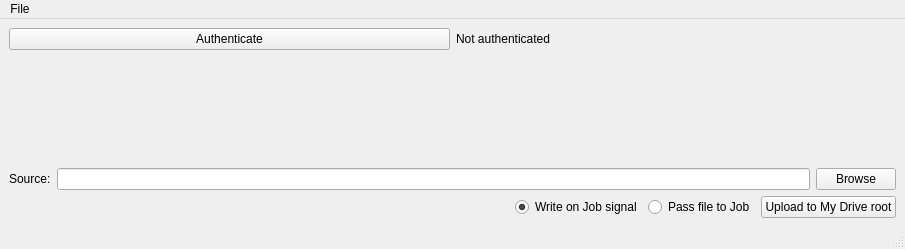
<?xml version="1.0" encoding="UTF-8"?>
<ui version="4.0">
 <class>MainWindow</class>
 <widget class="QMainWindow" name="MainWindow">
  <property name="geometry">
   <rect>
    <x>0</x>
    <y>0</y>
    <width>905</width>
    <height>249</height>
   </rect>
  </property>
  <property name="windowTitle">
   <string>MainWindow</string>
  </property>
  <widget class="QWidget" name="centralwidget">
   <layout class="QVBoxLayout" name="verticalLayout">
    <item>
     <layout class="QHBoxLayout" name="authLayout">
      <item>
       <widget class="QPushButton" name="authButton">
        <property name="text">
         <string>Authenticate</string>
        </property>
       </widget>
      </item>
      <item>
       <widget class="QLabel" name="authStatusLabel">
        <property name="text">
         <string>Not authenticated</string>
        </property>
       </widget>
      </item>
     </layout>
    </item>
    <item>
     <spacer name="verticalSpacer_2">
      <property name="orientation">
       <enum>Qt::Vertical</enum>
      </property>
      <property name="sizeHint" stdset="0">
       <size>
        <width>20</width>
        <height>40</height>
       </size>
      </property>
     </spacer>
    </item>
    <item>
     <layout class="QFormLayout" name="formLayout">
      <item row="0" column="0">
       <widget class="QLabel" name="sourceLabel">
        <property name="text">
         <string>Source:</string>
        </property>
       </widget>
      </item>
      <item row="0" column="1">
       <layout class="QHBoxLayout" name="horizontalLayout">
        <item>
         <widget class="QLineEdit" name="sourceLineEdit"/>
        </item>
        <item>
         <widget class="QPushButton" name="browseButton">
          <property name="text">
           <string>Browse</string>
          </property>
         </widget>
        </item>
       </layout>
      </item>
     </layout>
    </item>
    <item>
     <layout class="QHBoxLayout" name="horizontalLayout_2">
      <item>
       <spacer name="horizontalSpacer">
        <property name="orientation">
         <enum>Qt::Horizontal</enum>
        </property>
        <property name="sizeHint" stdset="0">
         <size>
          <width>40</width>
          <height>20</height>
         </size>
        </property>
       </spacer>
      </item>
      <item>
       <widget class="QRadioButton" name="writeOnSignalRadioButton">
        <property name="text">
         <string>Write on Job signal</string>
        </property>
        <property name="checked">
         <bool>true</bool>
        </property>
       </widget>
      </item>
      <item>
       <widget class="QRadioButton" name="passFileToJobRadioButton">
        <property name="text">
         <string>Pass file to Job</string>
        </property>
       </widget>
      </item>
      <item>
       <widget class="QPushButton" name="uploadButton">
        <property name="text">
         <string>Upload to My Drive root</string>
        </property>
       </widget>
      </item>
     </layout>
    </item>
   </layout>
  </widget>
  <widget class="QMenuBar" name="menubar">
   <property name="geometry">
    <rect>
     <x>0</x>
     <y>0</y>
     <width>905</width>
     <height>30</height>
    </rect>
   </property>
   <widget class="QMenu" name="menuFile">
    <property name="title">
     <string>File</string>
    </property>
    <addaction name="actionQuit"/>
   </widget>
   <addaction name="menuFile"/>
  </widget>
  <widget class="QStatusBar" name="statusbar"/>
  <action name="actionQuit">
   <property name="text">
    <string comment="Action that quits the application">Quit</string>
   </property>
  </action>
 </widget>
 <resources/>
 <connections>
  <connection>
   <sender>actionQuit</sender>
   <signal>triggered()</signal>
   <receiver>MainWindow</receiver>
   <slot>close()</slot>
   <hints>
    <hint type="sourcelabel">
     <x>-1</x>
     <y>-1</y>
    </hint>
    <hint type="destinationlabel">
     <x>319</x>
     <y>206</y>
    </hint>
   </hints>
  </connection>
 </connections>
</ui>
